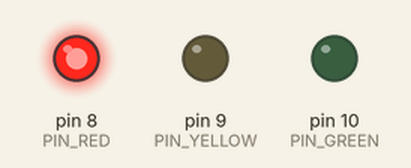
Recording of a sketch running on a simulated Arduino Uno, built with avr-gcc and run on an emulated ATmega328P. Parts: output pins drawn as LEDs (lit = HIGH).

Above: at 2.5 s.
At 7.5 s:
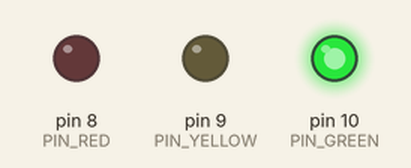
At 10.5 s:
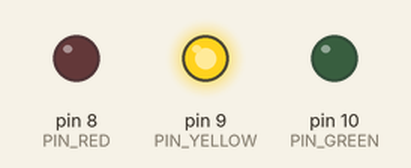
Timing chart, 0 to 14.3 s (numbered marks = the images above):
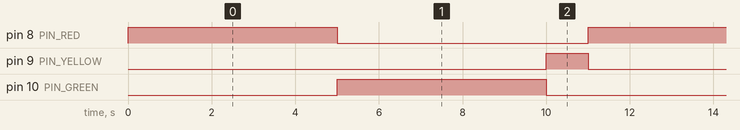

Measured:
- by itself, pin 8 (PIN_RED), pin 10 (PIN_GREEN): alternates HIGH for 5.0 s and LOW for 6.0 s
- by itself, pin 9 (PIN_YELLOW): alternates HIGH for 1.0 s and LOW for 10.0 s
- by itself, everything shown: repeats every 11.0 s, in 4 steps

The sketch:

E27-traffic-light-step-3.ino
```cpp
// (licence header left out)
const int PIN_RED = 8;
const int PIN_YELLOW = 9;
const int PIN_GREEN = 10;

const int DELAY_RED = 5000;
const int DELAY_YELLOW = 1000;
const int DELAY_GREEN = 5000;

void setup()
{
  // Set pin 8 t/m 10 as output
  pinMode(PIN_RED, OUTPUT);
  pinMode(PIN_YELLOW, OUTPUT);
  pinMode(PIN_GREEN, OUTPUT);

  allOff();
}

void loop()
{
  // Red
  digitalWrite(PIN_RED, HIGH);
  delay(DELAY_RED);
  digitalWrite(PIN_RED, LOW);

  // Green
  digitalWrite(PIN_GREEN, HIGH);
  delay(DELAY_GREEN);
  digitalWrite(PIN_GREEN, LOW);

  // Orange / Yellow
  digitalWrite(PIN_YELLOW, HIGH);
  delay(DELAY_YELLOW);
  digitalWrite(PIN_YELLOW, LOW);
}

// Set all output to LOW in order to turn all LEDs off
void allOff()
{
  digitalWrite(PIN_RED, LOW);
  digitalWrite(PIN_YELLOW, LOW);
  digitalWrite(PIN_GREEN, LOW);
}
```
